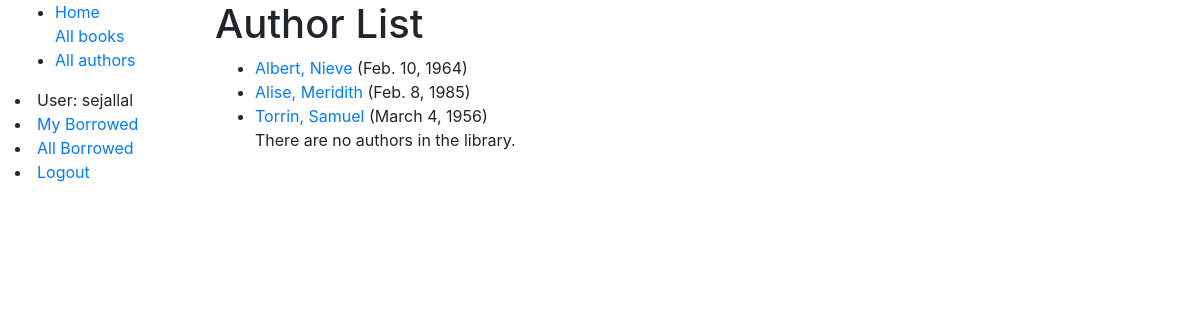
The app's page /catalog/authors/ (signed in) with its own data.
### catalog/models.py (models this page shows, shortened)
class Author(models.Model):
    first_name = models.CharField(max_length=100)
    last_name = models.CharField(max_length=100)
    date_of_birth = models.DateField(null=True, blank=True)
    date_of_death = models.DateField('Died', null=True, blank=True)
    class Meta:
        ordering = ['last_name', 'first_name']
    def get_absolute_url(self):
        return reverse('author-detail', args=[str(self.id)])

### catalog/views.py (the view)
# urls.py: path('authors/', views.AuthorListView.as_view(), name='authors'),
class AuthorListView(generic.ListView):
    model = Author
    paginate_by = 3

### catalog/templates/catalog/author_list.html
{% extends "base_generic.html" %}
{% block content %}
    <h1>Author List</h1>
    {% if author_list %}
    <ul>
        {% for author in author_list %}
            <li>
                <a href = "{{ author.get_absolute_url }}"> {{ author.last_name }}{{", "}}{{author.first_name}}</a> ({{author.date_of_birth}})
            </li>
        {% endfor  %}
            <p>There are no authors in the library.</p>
        {% endif %}
{% endblock %}

### catalog/templates/base_generic.html (shortened to what this page needs)
<!DOCTYPE html>
<html lang="en">
<head>
  <link rel="stylesheet" href="https://stackpath.bootstrapcdn.com/bootstrap/4.1.3/css/bootstrap.min.css">
  {% load static %}
  <link rel="stylesheet" href="{% static 'css/styles.css' %}">
</head>
<body>
  <div class="container-fluid">
    <div class="row">
      <div class="col-sm-2">
      {% block sidebar %}
        <ul class="sidebar-nav">
          <li><a href="{% url 'index' %}">Home</a></li
          <li><a href="{% url 'books' %}">All books</a></li>
          <li><a href="{% url 'authors' %}">All authors</a></li>
        </ul>
        {% if user.is_authenticated %}
          <li>User: {{ user.get_username }}</li>
          <li><a href="{% url 'my-borrowed' %}">My Borrowed</a></li>
          {% if perms.catalog.can_mark_returned %}
          <li><a href="{% url 'all-borrowed'%}">All Borrowed</a></li>
          {% endif %}
          <li><a href="{% url 'logout'%}?next={{request.path}}">Logout</a></li>
        {% else %}
         <li><a href="{% url 'login'%}?next={{request.path}}">Login</a></li>
        {% endif %}
     {% endblock %}
      </div>
      <div class="col-sm-10 ">
          {% block content %}{% endblock %}</div>
    </div>
  </div>
</body>
</html>

### records on screen
Author: last_name "Albert", value ",", first_name "Nieve", date_of_birth "Feb. 10, 1964"
Author: last_name "Alise", value ",", first_name "Meridith", date_of_birth "Feb. 8, 1985"
Author: last_name "Torrin", value ",", first_name "Samuel", date_of_birth "March 4, 1956"

### other values on screen
{{ user.get_username }} "sejallal"
